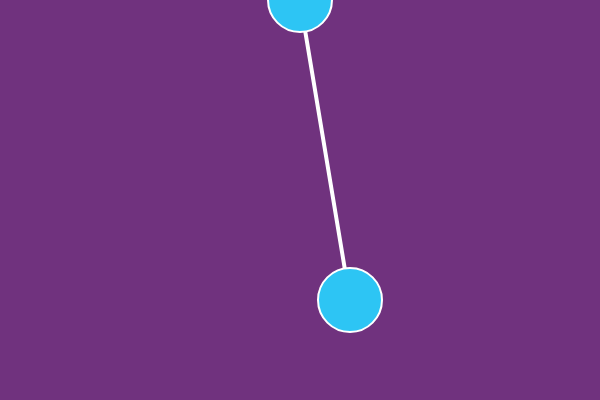
Frame 1 (no input)
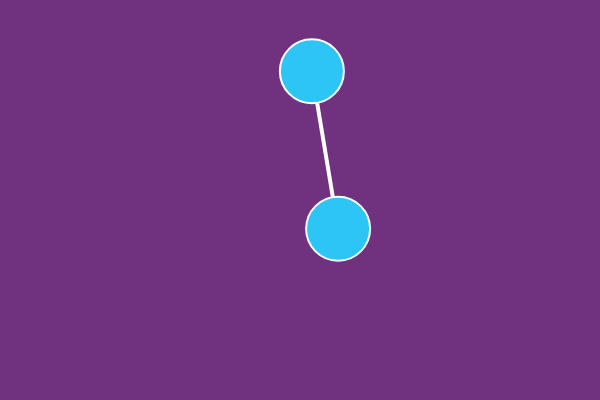
Frame 60 (no input)
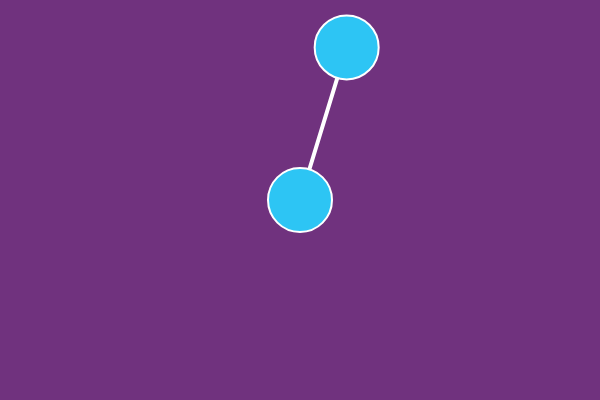
Frame 120 (the mouse pressed at the canvas centre since frame 60)

The p5.js sketch that drew these frames (run headless with seeded random() and noise() and a simulated clock; from frame 60 on, the mouse is pressed at the canvas centre):

// p5.js sketch
// ── sketch.js
let bob;
let anchor;
let spring;

let gravity;

function setup() {
  createCanvas(600, 400);
  bob = new Particle(350, 300);
  anchor = new Particle(300, 0);
  spring = new Spring(0.01, 200, bob, anchor);

  gravity = createVector(0, 0.1);
}

function draw() {
  background(112, 50, 126);
  spring.show();
  spring.update();
  bob.show();
  bob.update();
  anchor.show();
  anchor.update();

  if (mouseIsPressed) {
    bob.position.x = mouseX;
    bob.position.y = mouseY;
    bob.velocity.set(0, 0);
  }

}

// ── particle.js
class Particle {
  constructor(x, y) {
    this.acceleration = createVector(0, 0);
    this.velocity = createVector(0, 0);
    this.position = createVector(x, y);
    this.mass = 1; // Let's do something better here!
  }

  applyForce(force) {
    let f = force.copy();
    f.div(this.mass);
    this.acceleration.add(f);
  }

  // Method to update position
  update() {
    this.velocity.mult(0.99);

    this.velocity.add(this.acceleration);
    this.position.add(this.velocity);
    this.acceleration.mult(0);
  }

  // Method to display
  show() {
    stroke(255);
    strokeWeight(2);
    fill(45, 197, 244);
    ellipse(this.position.x, this.position.y, 64);
  }
}

// ── spring.js
class Spring{
  
  constructor(k,restLength, a, b){
    this.k = k;
      this.restLength = restLength;
      this.a = a;
      this.b = b;
  }
  
  update(){
  let force = p5.Vector.sub (this.b.position, this.a.position);
  let x = force.mag()- this.restLength;
  force.normalize();
  force.mult(this.k * x);
    this.a.applyForce(force);
    force.mult(-1);
    this.b.applyForce(force);
  }
  
  show(){
    strokeWeight(4);
    stroke(255);
    line(this.a.position.x, this.a.position.y, 
         this.b.position.x, this.b.position.y)
  }
}
